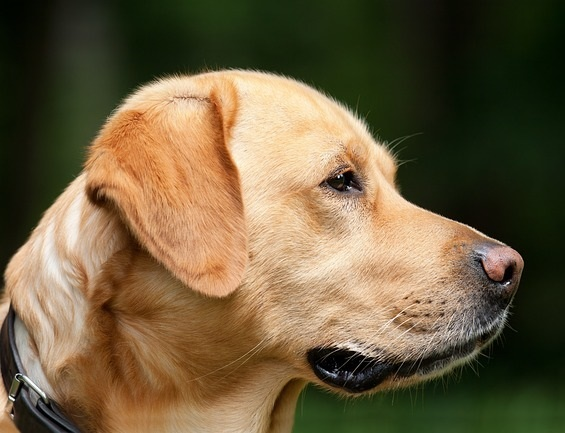
#> input picture Image Manipulation/golden.jpg, 565 x 433 px
$ python main.py
#> lines starting #> are read from the running program, lines starting #| are printed output that depends on the picture; after the words box and inside, x2 and y2 are one past the last pixel; in counts of white or black regions, pixels touching at a corner belong together
import cv2 as cv
import numpy as np
import random


def salt_pepper(img):
    image = np.copy(img)
    row, col = image.shape
    random.seed(0)
    # add white points
    number_of_pixels = random.randint(300, 10000)
    for i in range(number_of_pixels):
        y_coord = random.randint(0, row - 1)
        x_coord = random.randint(0, col - 1)
        image[y_coord][x_coord] = 255

    # add black points
    number_of_pixels = random.randint(300, 10000)
    for i in range(number_of_pixels):
        y_coord = random.randint(0, row - 1)
        x_coord = random.randint(0, col - 1)
        image[y_coord][x_coord] = 0

    return image


if __name__ == '__main__':
    # # Read Image
    img = cv.imread(cv.samples.findFile("golden.jpg"), cv.IMREAD_COLOR)
#> img is the input picture: shape (433, 565, 3); mean B, G, R 63.1, 92.8, 108.7

    # # A: Gray-Scale Image
    img_gray = cv.cvtColor(img, cv.COLOR_BGR2GRAY)

    # # B: Laplace Image
    dst = cv.Laplacian(img_gray, cv.CV_16S, ksize=3)
    img_lap = cv.convertScaleAbs(dst)

    # # C: Add Gaussian Noise And Laplace
    mean = 0
    var = 0.1
    stddev = np.sqrt(var)
    gaus_noise = np.zeros(img_gray.shape, dtype=np.uint8)
    cv.randn(gaus_noise, mean, stddev)
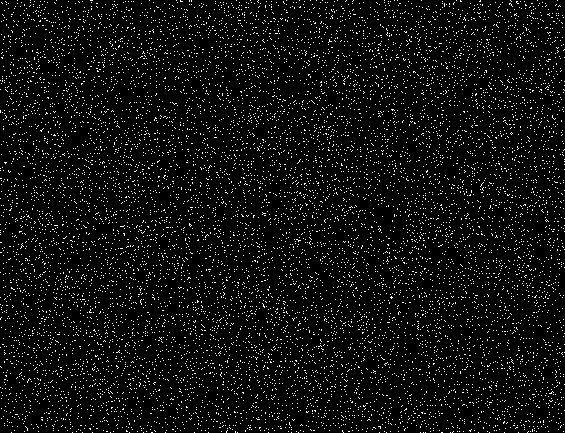
#> gaus_noise: shape (433, 565); values 0 (black) and 1 (white), 5.6% white in thin lines or dots
    # add noise
    img_gaus_noise = cv.add(img_gray, gaus_noise)
    # laplace for noisy image
    dst = cv.Laplacian(img_gaus_noise, cv.CV_16S, ksize=3)
    img_gaus_noise_lap = cv.convertScaleAbs(dst)

    # # D: Filters For Noisy Image
    # median filter
    img_gaus_noise_median = cv.medianBlur(img_gaus_noise, 3)
    # laplace for noisy image with median filter
    dst = cv.Laplacian(img_gaus_noise_median, cv.CV_16S, ksize=3)
    img_gaus_noise_median_lap = cv.convertScaleAbs(dst)
    difference1 = (img_gaus_noise_median - img_gaus_noise_median_lap)
    d_result1 = np.hstack((img_gaus_noise_median, img_gaus_noise_median_lap, difference1))

    # average filter
    img_gaus_noise_avg = cv.blur(img_gaus_noise, (3, 3))
    # laplace for noisy image with average filter
    dst = cv.Laplacian(img_gaus_noise_avg, cv.CV_16S, ksize=3)
    img_gaus_noise_avg_lap = cv.convertScaleAbs(dst)
    difference2 = (img_gaus_noise_avg - img_gaus_noise_avg_lap)
    d_result2 = np.hstack((img_gaus_noise_avg, img_gaus_noise_avg_lap, difference2))

    # # E: Add Salt and Pepper Noise
    img_sltppr_noise = salt_pepper(img_gray)
#> after the loop in salt_pepper, `for i in range(number_of_pixels):`:
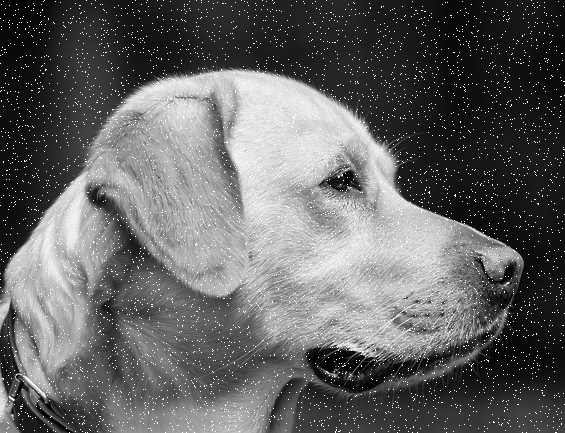
#> image: shape (433, 565); min 0, max 255, mean 98.4
#> after the loop in salt_pepper, `for i in range(number_of_pixels):`:
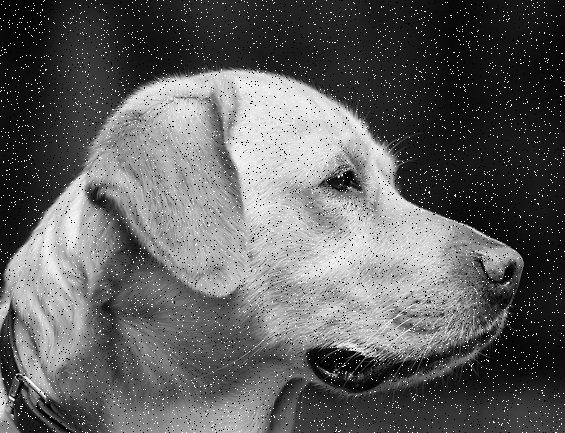
#> image: shape (433, 565); 2.48% of pixels changed, all inside (x1, y1, x2, y2) = (0, 0, 565, 433)
    dst = cv.Laplacian(img_sltppr_noise, cv.CV_16S, ksize=3)
    img_sltppr_noise_lap = cv.convertScaleAbs(dst)

    # mesian filter
    img_sltppr_noise_median = cv.medianBlur(img_sltppr_noise, 3)
    # laplace for noisy image with median filter
    dst = cv.Laplacian(img_sltppr_noise_median, cv.CV_16S, ksize=3)
    img_sltppr_noise_median_lap = cv.convertScaleAbs(dst)
    difference1 = (img_sltppr_noise_median - img_sltppr_noise_median_lap)
    e_result1 = np.hstack((img_sltppr_noise_median, img_sltppr_noise_median_lap, difference1))

    # average filter
    img_sltppr_noise_avg = cv.blur(img_sltppr_noise, (3, 3))
    # laplace for noisy image with average filter
    dst = cv.Laplacian(img_sltppr_noise_avg, cv.CV_16S, ksize=3)
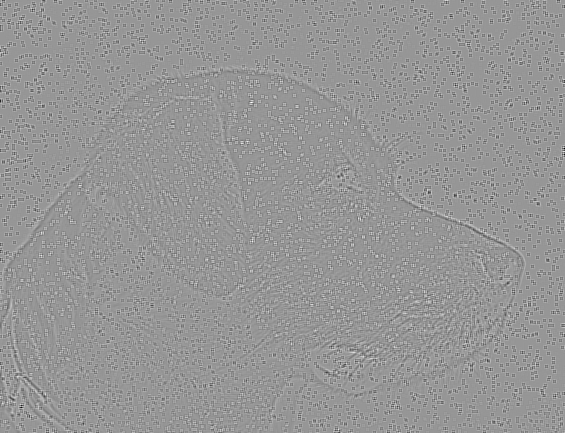
#> dst: shape (433, 565) int16; min -728, max 506, mean 0; drawn with min black and max white
    img_sltppr_noise_avg_lap = cv.convertScaleAbs(dst)
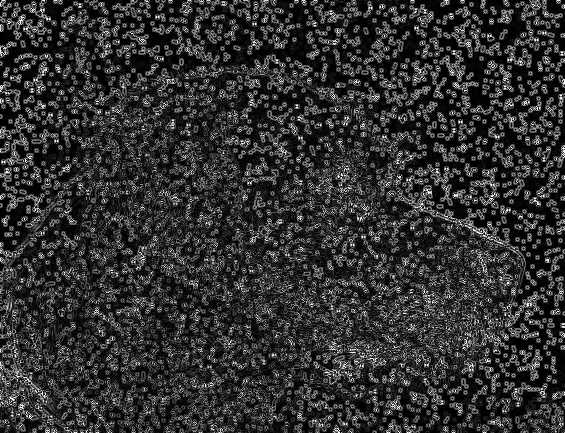
#> img_sltppr_noise_avg_lap: shape (433, 565); min 0, max 255, mean 48.9
    difference2 = (img_sltppr_noise_avg - img_sltppr_noise_avg_lap)
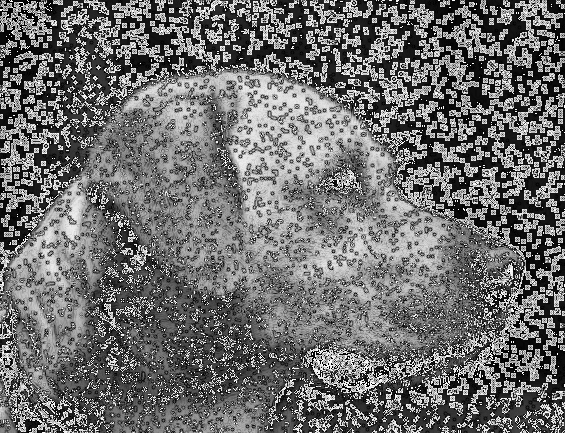
#> difference2: shape (433, 565); min 0, max 255, mean 110.3
    e_result2 = np.hstack((img_sltppr_noise_avg, img_sltppr_noise_avg_lap, difference2))
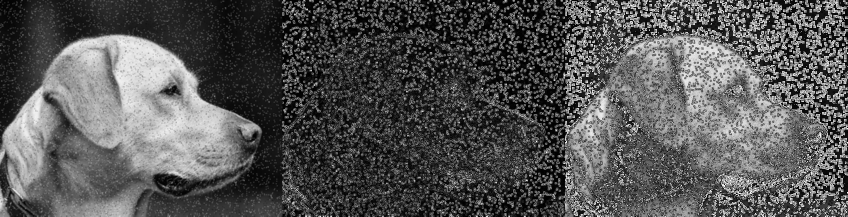
#> e_result2: shape (433, 1695) (shown at 1/2 size); min 0, max 255, mean 85.1

    # # Show Images
    # cv.imshow("original image", img)
    cv.imwrite("gray-scale image.jpg", img_gray)  # A
    cv.imwrite("laplace image.jpg", img_lap)  # B

    # # cv.imshow("gaussian noisy image", img_gaus_noise)
    cv.imwrite("laplace on gaussian noisy image.jpg", img_gaus_noise_lap)  # C
    # # cv.imshow("median on gaussian noisy image", img_gaus_noise_median)
    # # cv.imshow("laplace on median gaussian noisy image", img_gaus_noise_median_lap)
    cv.imwrite("gaussian noisy image with median filter, it's laplace, difference.jpg", d_result1)  # D
    cv.imwrite("gaussian noisy image with average filter, it's laplace, difference.jpg", d_result2)  # D

    # # cv.imshow("salt and pepper noisy image", img_sltppr_noise)
    cv.imwrite("laplace on salt and pepper noisy image.jpg", img_sltppr_noise_lap)  # E
    # # cv.imshow("median on salt and pepper noisy image", img_sltppr_noise_median)
    # # cv.imshow("laplace on median salt and pepper noisy image", img_sltppr_noise_median_lap)
    cv.imwrite("salt and pepper noisy image with median filter, it's laplace, difference.jpg", e_result1)  # E
    cv.imwrite("salt and pepper noisy image with average filter, it's laplace, difference.jpg", e_result2)  # E

    cv.waitKey(0)
